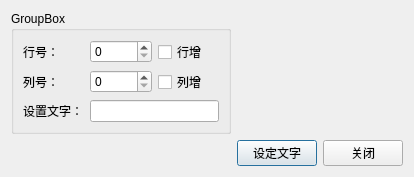
<?xml version="1.0" encoding="UTF-8"?>
<ui version="4.0">
 <class>ExDlgLocate</class>
 <widget class="QDialog" name="ExDlgLocate">
  <property name="geometry">
   <rect>
    <x>0</x>
    <y>0</y>
    <width>414</width>
    <height>159</height>
   </rect>
  </property>
  <property name="windowTitle">
   <string>Dialog</string>
  </property>
  <layout class="QHBoxLayout" name="horizontalLayout">
   <item>
    <layout class="QGridLayout" name="gridLayout" columnstretch="4,1,1">
     <item row="0" column="0">
      <widget class="QGroupBox" name="groupBox">
       <property name="title">
        <string>GroupBox</string>
       </property>
       <layout class="QGridLayout" name="gridLayout_2">
        <item row="1" column="1">
         <widget class="QSpinBox" name="spinBoxCol"/>
        </item>
        <item row="0" column="0">
         <widget class="QLabel" name="lab1">
          <property name="text">
           <string>行号：</string>
          </property>
         </widget>
        </item>
        <item row="1" column="0">
         <widget class="QLabel" name="lab2">
          <property name="text">
           <string>列号：</string>
          </property>
         </widget>
        </item>
        <item row="0" column="2">
         <widget class="QCheckBox" name="checkBoxRow">
          <property name="text">
           <string>行增</string>
          </property>
         </widget>
        </item>
        <item row="1" column="2">
         <widget class="QCheckBox" name="checkBoxCol">
          <property name="text">
           <string>列增</string>
          </property>
         </widget>
        </item>
        <item row="2" column="0">
         <widget class="QLabel" name="lab3">
          <property name="text">
           <string>设置文字：</string>
          </property>
         </widget>
        </item>
        <item row="0" column="1">
         <widget class="QSpinBox" name="spinBoxRow"/>
        </item>
        <item row="2" column="1" colspan="2">
         <widget class="QLineEdit" name="lineEdit"/>
        </item>
       </layout>
      </widget>
     </item>
     <item row="1" column="1">
      <widget class="QPushButton" name="btnSetText">
       <property name="text">
        <string>设定文字</string>
       </property>
       <property name="icon">
        <iconset resource="resources.qrc">
         <normaloff>:/images/Image005.png</normaloff>:/images/Image005.png</iconset>
       </property>
      </widget>
     </item>
     <item row="1" column="2">
      <widget class="QPushButton" name="btnClose">
       <property name="text">
        <string>关闭</string>
       </property>
       <property name="icon">
        <iconset resource="resources.qrc">
         <normaloff>:/images/Image007.png</normaloff>:/images/Image007.png</iconset>
       </property>
      </widget>
     </item>
    </layout>
   </item>
  </layout>
 </widget>
 <resources>
  <include location="resources.qrc"/>
 </resources>
 <connections/>
</ui>
